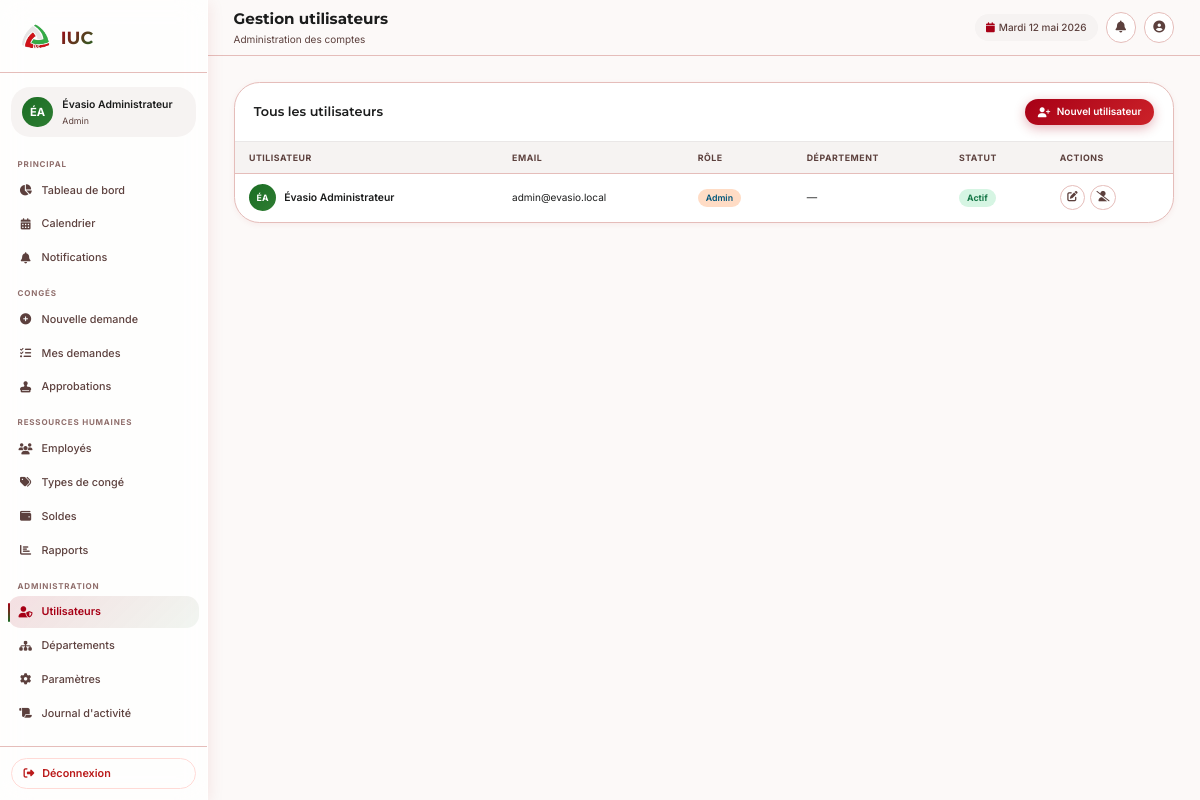
The page /utilisateurs.php (signed in) on the database its author committed.
### tables this page shows
CREATE TABLE `utilisateurs` (
  `id`                 INT UNSIGNED NOT NULL AUTO_INCREMENT,
  `nom`                VARCHAR(80) NOT NULL,
  `prenom`             VARCHAR(80) NOT NULL,
  `email`              VARCHAR(150) NOT NULL UNIQUE,
  `mot_de_passe`       VARCHAR(255) NOT NULL,
  `telephone`          VARCHAR(20) DEFAULT NULL,
  `photo`              VARCHAR(255) DEFAULT NULL,
  `role`               ENUM('employe','manager','rh','admin') NOT NULL DEFAULT 'employe',
  `departement_id`     INT UNSIGNED DEFAULT NULL,
  `manager_id`         INT UNSIGNED DEFAULT NULL,
  `date_embauche`      DATE DEFAULT NULL,
  `poste`              VARCHAR(100) DEFAULT NULL,
  `actif`              TINYINT(1) NOT NULL DEFAULT 1,
  `token_reset`        VARCHAR(255) DEFAULT NULL,
  `token_expiry`       DATETIME DEFAULT NULL,
  `question_securite`  VARCHAR(255) DEFAULT NULL,
  `reponse_securite`   VARCHAR(255) DEFAULT NULL,
  `derniere_connexion` DATETIME DEFAULT NULL,
  `created_at`         TIMESTAMP NOT NULL DEFAULT CURRENT_TIMESTAMP,
  `updated_at`         TIMESTAMP NOT NULL DEFAULT CURRENT_TIMESTAMP ON UPDATE CURRENT_TIMESTAMP,
  PRIMARY KEY (`id`),
  KEY `fk_utilisateur_departement` (`departement_id`),
  KEY `fk_utilisateur_manager` (`manager_id`)
);

### includes/functions.php (called while the page is built, shortened)
<?php
function utilisateurCourant(): array {
    return [
        'id'     => $_SESSION['user_id']     ?? null,
        'nom'    => $_SESSION['user_nom']    ?? '',
        'prenom' => $_SESSION['user_prenom'] ?? '',
        'email'  => $_SESSION['user_email']  ?? '',
        'role'   => $_SESSION['user_role']   ?? '',
        'photo'  => $_SESSION['user_photo']  ?? null,
        'dept'   => $_SESSION['user_dept']   ?? '',
    ];
}
function h(string $str): string {
    return htmlspecialchars($str, ENT_QUOTES, 'UTF-8');
}
function compterNotificationsNonLues(int $userId): int {
    $db = getDB();
    $stmt = $db->prepare("SELECT COUNT(*) FROM notifications WHERE utilisateur_id = ? AND lu = 0");
    $stmt->execute([$userId]);
    return (int)$stmt->fetchColumn();
}
function initialesAvatar(string $prenom, string $nom): string {
    return strtoupper(mb_substr($prenom, 0, 1) . mb_substr($nom, 0, 1));
}
function couleurAvatar(int $userId): string {
    $couleurs = [
        'linear-gradient(135deg,#a70016,#cc2229)',
        'linear-gradient(135deg,#1b6d24,#2e7d32)',
        'linear-gradient(135deg,#1a7a4a,#34c97a)',
        'linear-gradient(135deg,#00567b,#00709e)',
        'linear-gradient(135deg,#a70016,#1b6d24)',
    ];
    return $couleurs[$userId % count($couleurs)];
}

### utilisateurs.php (the view, shortened to what this page needs)
<?php
require_once __DIR__.'/includes/functions.php';
$user=utilisateurCourant(); $db=getDB();
$action=$_GET['action']??'liste';
$editId=(int)($_GET['id']??0);
$depts=$db->query("SELECT id,nom FROM departements ORDER BY nom")->fetchAll();
$managers=$db->query("SELECT id,nom,prenom FROM utilisateurs WHERE role IN ('manager','admin') AND actif=1 ORDER BY nom")->fetchAll();
$editData=null;
require_once __DIR__.'/includes/header.php';
?>
<?php if($action==='nouveau'||$editId): ?>
<div style="max-width:760px;margin:0 auto">
<div class="card">
  <div class="card-header">
    <div class="card-title"><?=$editId?'Modifier l\'utilisateur':'Nouvel utilisateur'?></div>
    <a href="<?=APP_URL?>/utilisateurs.php" class="btn btn-ghost btn-sm"><i class="fas fa-arrow-left"></i> Retour</a>
  </div>
  <div class="card-body">
    <form method="POST">
      <input type="hidden" name="csrf_token" value="<?=csrfToken()?>"/>
      <input type="hidden" name="action" value="sauvegarder"/>
      <input type="hidden" name="id" value="<?=$editId?>"/>
      <div class="form-grid">
        <div class="form-group"><label class="form-label">Prénom <span class="required">*</span></label>
        <input type="text" name="prenom" class="form-control" value="<?=h($editData?$editData['prenom']:'')?>" required/></div>
        <div class="form-group"><label class="form-label">Nom <span class="required">*</span></label>
        <input type="text" name="nom" class="form-control" value="<?=h($editData?$editData['nom']:'')?>" required/></div>
        <div class="form-group"><label class="form-label">Email <span class="required">*</span></label>
        <input type="email" name="email" class="form-control" value="<?=h($editData?$editData['email']:'')?>" required/></div>
        <div class="form-group"><label class="form-label">Rôle</label>
        <select name="role" class="form-control">
          <?php foreach(['employe'=>'Employé','manager'=>'Manager','rh'=>'RH','admin'=>'Administrateur'] as $v=>$l): ?>
          <option value="<?=$v?>" <?=($editData&&$editData['role']===$v)?'selected':''?>><?=$l?></option>
          <?php endforeach; ?>
        </select></div>
        <div class="form-group"><label class="form-label">Département</label>
        <select name="departement_id" class="form-control"><option value="">— Aucun —</option>
        <?php foreach($depts as $d): ?><option value="<?=$d['id']?>" <?=($editData&&$editData['departement_id']==$d['id'])?'selected':''?>><?=h($d['nom'])?></option><?php endforeach; ?>
        </select></div>
        <div class="form-group"><label class="form-label">Manager direct</label>
        <select name="manager_id" class="form-control"><option value="">— Aucun —</option>
        <?php foreach($managers as $m): ?><option value="<?=$m['id']?>" <?=($editData&&$editData['manager_id']==$m['id'])?'selected':''?>><?=h($m['prenom'].' '.$m['nom'])?></option><?php endforeach; ?>
        </select></div>
        <div class="form-group"><label class="form-label">Poste</label>
        <input type="text" name="poste" class="form-control" value="<?=h($editData?($editData['poste']??''):'')?>"/></div>
        <div class="form-group"><label class="form-label">Date d'embauche</label>
        <input type="date" name="date_embauche" class="form-control" value="<?=h($editData?($editData['date_embauche']??''):'')?>"/></div>
      </div>
      <?php if(!$editId): ?>
      <div class="form-group"><label class="form-label">Mot de passe initial</label>
      <input type="text" name="mot_de_passe" class="form-control" value="Evasio@2026" placeholder="Laissez vide pour défaut : Evasio@2026"/></div>
      <?php else: ?>
      <div class="form-group"><label class="form-label">Nouveau mot de passe <span style="color:var(--outline);font-weight:400">(laisser vide pour ne pas changer)</span></label>
      <input type="password" name="nouveau_mdp" class="form-control" placeholder="••••••••"/></div>
      <?php endif; ?>
      <div style="display:flex;gap:10px;justify-content:flex-end;margin-top:8px">
        <a href="<?=APP_URL?>/utilisateurs.php" class="btn btn-ghost">Annuler</a>
        <button type="submit" class="btn btn-primary"><i class="fas fa-save"></i> <?=$editId?'Modifier':'Créer'?></button>
      </div>
    </form>
  </div>
</div>
</div>
<?php else:
$stU=$db->query("SELECT u.*,d.nom AS departement FROM utilisateurs u LEFT JOIN departements d ON d.id=u.departement_id ORDER BY u.role,u.nom LIMIT 100");
$users=$stU->fetchAll();
?>
<div class="card">
  <div class="card-header"><div class="card-title">Tous les utilisateurs</div>
  <a href="?action=nouveau" class="btn btn-primary btn-sm"><i class="fas fa-user-plus"></i> Nouvel utilisateur</a></div>
  <div class="table-wrapper"><table>
    <thead><tr><th>Utilisateur</th><th>Email</th><th>Rôle</th><th>Département</th><th>Statut</th><th>Actions</th></tr></thead>
    <tbody>
      <?php foreach($users as $u): ?>
      <tr>
        <td><div class="user-cell"><div class="user-avatar-sm" style="background:<?=couleurAvatar((int)$u['id'])?>"><?=initialesAvatar($u['prenom'],$u['nom'])?></div>
        <div class="user-name"><?=h($u['prenom'].' '.$u['nom'])?></div></div></td>
        <td style="font-size:12.5px"><?=h($u['email'])?></td>
        <td><span class="role-badge role-<?=h($u['role'])?>"><?=ucfirst($u['role'])?></span></td>
        <td style="font-size:13px"><?=h($u['departement']??'—')?></td>
        <td><span style="display:inline-flex;align-items:center;gap:5px;padding:3px 10px;border-radius:var(--radius-full);font-size:11px;font-weight:700;background:<?=$u['actif']?'var(--success-container)':'var(--error-container)'?>;color:<?=$u['actif']?'var(--success)':'var(--error)'?>"><?=$u['actif']?'Actif':'Inactif'?></span></td>
        <td>
          <div class="action-btns">
            <a href="?action=modifier&id=<?=$u['id']?>" class="btn-icon" title="Modifier"><i class="fas fa-edit"></i></a>
            <form method="POST" style="display:inline">
              <button type="submit" class="btn-icon <?=$u['actif']?'':'approve'?>" title="<?=$u['actif']?'Désactiver':'Activer'?>">
                <i class="fas <?=$u['actif']?'fa-user-slash':'fa-user-check'?>"></i>
              </button>
            </form>
          </div>
        </td>
      </tr>
      <?php endforeach; ?>
    </tbody>
  </table></div>
</div>
<?php endif; ?>
<?php require_once __DIR__.'/includes/footer.php'; ?>

### includes/sidebar.php (shortened to what this page needs)
<?php
$user     = utilisateurCourant();
$role     = $user['role'];
$initials = initialesAvatar($user['prenom'], $user['nom']);
$couleur  = couleurAvatar((int)$user['id']);
$nbNotifs = compterNotificationsNonLues((int)$user['id']);
$currentPage = basename($_SERVER['PHP_SELF'], '.php');
function navItem(string $href, string $icon, string $label, string $currentPage, int $badge = 0): string {
    $page    = basename($href, '.php');
    $active  = ($page === $currentPage) ? ' active' : '';
    $badgeHtml = $badge > 0
        ? '<span class="nav-badge">' . $badge . '</span>'
        : '';
    return '<a class="nav-item' . $active . '" href="' . $href . '">
              <i class="fas ' . $icon . '"></i> ' . $label . $badgeHtml . '
            </a>';
}
$db = getDB();
$pendingCount = 0;
if ($role === 'manager') {
    $stmt = $db->prepare("
        SELECT COUNT(*) FROM demandes_conge dc
        JOIN utilisateurs u ON u.id = dc.utilisateur_id
        WHERE u.manager_id = ? AND dc.statut = 'en_attente'
    ");
    $stmt->execute([$user['id']]);
    $pendingCount = (int)$stmt->fetchColumn();
} elseif ($role === 'rh') {
    $stmt = $db->query("SELECT COUNT(*) FROM demandes_conge WHERE statut = 'approuve_manager'");
    $pendingCount = (int)$stmt->fetchColumn();
} elseif ($role === 'admin') {
    $stmt = $db->query("SELECT COUNT(*) FROM demandes_conge WHERE statut IN ('en_attente','approuve_manager')");
    $pendingCount = (int)$stmt->fetchColumn();
}
?>
<aside class="sidebar" id="sidebar">
  <div class="sidebar-logo">
    <img src="<?= APP_URL ?>/assets/img/logo_iuc.png" alt="IUC" width="44" height="44" style="object-fit:contain;"/>
    <span class="sidebar-logo-text">IUC</span>
  </div>
  <div class="sidebar-user">
    <div class="sidebar-user-avatar" style="background:<?= $couleur ?>">
      <?php if ($user['photo']): ?>
        <img src="<?= APP_URL ?>/assets/img/photos/<?= h($user['photo']) ?>" alt="photo"/>
      <?php else: ?>
        <?= h($initials) ?>
      <?php endif; ?>
    </div>
    <div class="sidebar-user-info">
      <div class="sidebar-user-name"><?= h($user['prenom'] . ' ' . $user['nom']) ?></div>
      <div class="sidebar-user-role"><?= h(ucfirst($role)) ?></div>
    </div>
  </div>
  <nav class="sidebar-nav">
    <div class="nav-section-title">Principal</div>
    <?= navItem(APP_URL.'/dashboard.php',    'fa-chart-pie',    'Tableau de bord', $currentPage) ?>
    <?= navItem(APP_URL.'/calendrier.php',   'fa-calendar-alt', 'Calendrier',      $currentPage) ?>
    <?= navItem(APP_URL.'/notifications.php','fa-bell',         'Notifications',   $currentPage, $nbNotifs) ?>
    <div class="nav-section-title">Congés</div>
    <?php if (in_array($role, ['employe','manager','rh','admin'])): ?>
      <?= navItem(APP_URL.'/demande_conge.php', 'fa-plus-circle',  'Nouvelle demande', $currentPage) ?>
      <?= navItem(APP_URL.'/mes_demandes.php',  'fa-list-check',   'Mes demandes',     $currentPage) ?>
    <?php endif; ?>
    <?php if (in_array($role, ['manager','rh','admin'])): ?>
      <?= navItem(APP_URL.'/approbation.php', 'fa-stamp', 'Approbations', $currentPage, $pendingCount) ?>
    <?php endif; ?>
    <?php if (in_array($role, ['rh','admin'])): ?>
    <div class="nav-section-title">Ressources Humaines</div>
    <?= navItem(APP_URL.'/employes.php',      'fa-users',     'Employés',       $currentPage) ?>
    <?= navItem(APP_URL.'/types_conge.php',   'fa-tags',      'Types de congé', $currentPage) ?>
    <?= navItem(APP_URL.'/gestion_soldes.php','fa-wallet',    'Soldes',         $currentPage) ?>
    <?= navItem(APP_URL.'/rapports.php',      'fa-chart-bar', 'Rapports',       $currentPage) ?>
    <?php endif; ?>
    <?php if ($role === 'admin'): ?>
    <div class="nav-section-title">Administration</div>
    <?= navItem(APP_URL.'/utilisateurs.php', 'fa-user-shield', 'Utilisateurs',      $currentPage) ?>
    <?= navItem(APP_URL.'/departements.php', 'fa-sitemap',     'Départements',      $currentPage) ?>
    <?= navItem(APP_URL.'/configuration.php','fa-cog',         'Paramètres',        $currentPage) ?>
    <?= navItem(APP_URL.'/logs.php',         'fa-scroll',      "Journal d'activité",$currentPage) ?>
    <?php endif; ?>
    <div class="nav-section-title">Mon compte</div>
  </nav>
  <div class="sidebar-footer">
    <form action="<?= APP_URL ?>/logout.php" method="POST">
      <button type="submit" class="btn-logout">
        <i class="fas fa-sign-out-alt"></i> Déconnexion
      </button>
    </form>
  </div>
</aside>

### rows shown on the page
utilisateurs: initials "ÉA", prenom+nom "Évasio Administrateur", initialesAvatar($u['prenom'],$u['nom']) "ÉA", email "admin@evasio.local", role "Admin", departement "—", actif "Actif"

### other values the page prints
$role "Admin"
$label "Tableau de bord Calendrier Notifications Nouvelle demande Mes demandes Approbations Employés Types de congé Soldes Rapports Utilisateurs Départements Paramètres Journal d'activité"
$pageTitle "Gestion utilisateurs"
$pageSubtitle "Administration des comptes"
$today "Mardi 12 mai 2026"
